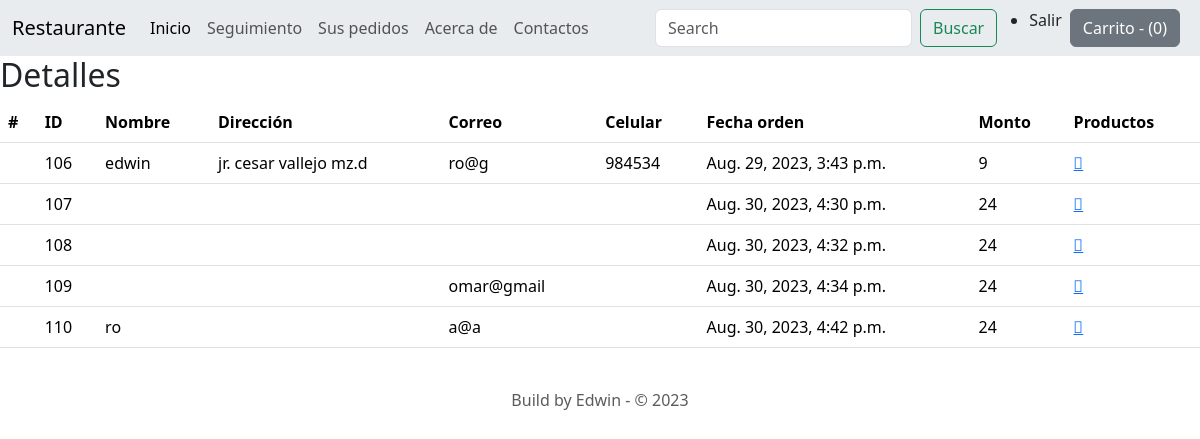
The page /tienda/verPedido/ (signed in) on the database its author committed.
### tienda/models.py (models this page shows)
class Pedido(models.Model):
    pedido_id = models.AutoField(primary_key=True)
    e_json = models.CharField(max_length=5000)
    usuario_id = models.IntegerField(default=0)
    monto = models.IntegerField(default=0)
    nombre = models.CharField(max_length=90)
    correo = models.CharField(max_length=111)
    direccion = models.CharField(max_length=111)
    ciudad = models.CharField(max_length=111)
    estado = models.CharField(max_length=111)
    codigo_z = models.CharField(max_length=111)
    celular = models.CharField(max_length=111, default="")
    reloj = models.DateTimeField(default=timezone.now)

### tienda/views.py (the view)
# urls.py: path('verPedido/', views.verPedido, name='verPedido'),
def verPedido(re):
    if re.user.is_authenticated:
        c_usuario = re.user
        pedidoH = Pedido.objects.filter()
        if len(pedidoH) == 0:
            messages.info(re, "Ha sido ordenado")
            return render(re, 'tienda/verPedido.html')
        return render(re, 'tienda/verPedido.html', {'pedidoH': pedidoH})
    return render(re, 'tienda/verPedido.html')

### tienda/templates/tienda/verPedido.html (shortened to what this page needs)
{% extends 'tienda/basico.html' %}
{% block body %}
{% if user.is_authenticated %}
<div>
    <div>
        <div>
            <div>
                <div>
                    <h2>Detalles</h2>
                </div>
            </div>
        </div>
        <table class="table">
            <thead>
              <tr>
                <th scope="col">#</th>
                <th scope="col">ID</th>
                <th scope="col">Nombre</th>
                <th scope="col">Dirección</th>
                <th scope="col">Correo</th>
                <th scope="col">Celular</th>
                <th scope="col">Fecha orden</th>
                <th scope="col">Monto</th>
                <th scope="col">Productos</th>
              </tr>
            </thead>
            <tbody>
                {% for i in pedidoH %}
              <tr>
                <td></td>
                <td>{{i.pedido_id}}</td>
                <td>{{i.nombre}}</td>
                <td title="{{i.direccion}}">{{i.direccion|slice:"0:25"}}</td>
                <td>{{i.correo}}</td>
                <td>{{i.celular}}</td>
                <td>{{i.reloj}}</td>
                <td>{{i.monto}}</td>
                <td><a href="#" id="click{{i.pedido_id}}"><i class="material-icons">&#xE5C8;</i></a></td>
              </tr>
              {% endfor %}
            </tbody>
          </table>
  </div>
</div>
{% else %}
<div class="">
    <div class="">
        <h1>Necesita ingresar</h1>
    </div>
</div>
{% endif %}
<div class="container">
  <footer class="py-3 my-4">
      <p class="text-center text-body-secondary">Build by Edwin - © 2023</p>
    </footer>
</div>
{% endblock  %}

### rows shown on the page
Pedido: pedido_id "106", nombre "edwin", direccion "jr. cesar vallejo mz.d", correo "ro@g", celular "984534", reloj "Aug. 29, 2023, 3:43 p.m.", monto "9"
Pedido: pedido_id "107", reloj "Aug. 30, 2023, 4:30 p.m.", monto "24"
Pedido: pedido_id "108", reloj "Aug. 30, 2023, 4:32 p.m.", monto "24"
Pedido: pedido_id "109", correo "omar@gmail", reloj "Aug. 30, 2023, 4:34 p.m.", monto "24"
Pedido: pedido_id "110", nombre "ro", correo "a@a", reloj "Aug. 30, 2023, 4:42 p.m.", monto "24"
